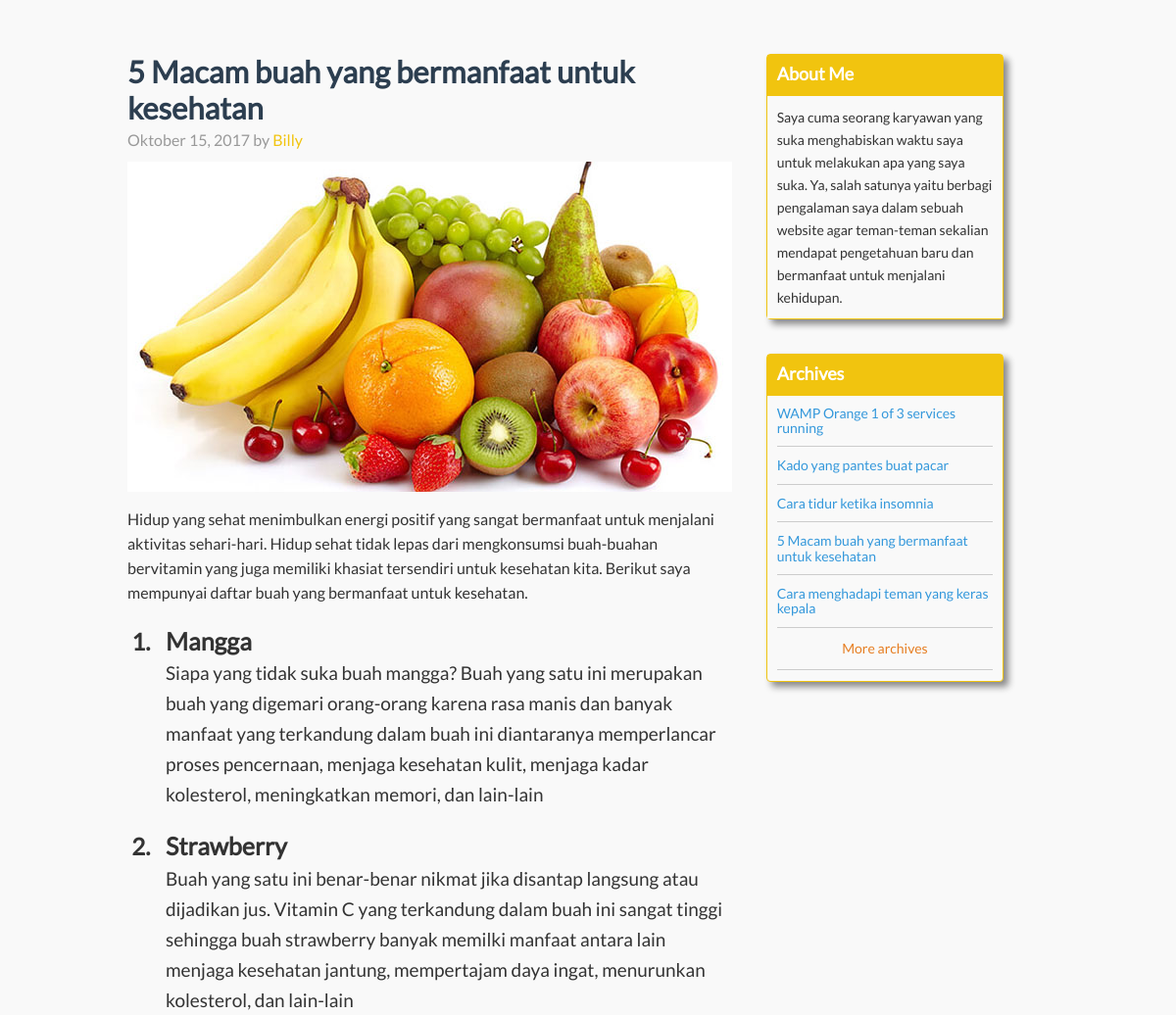
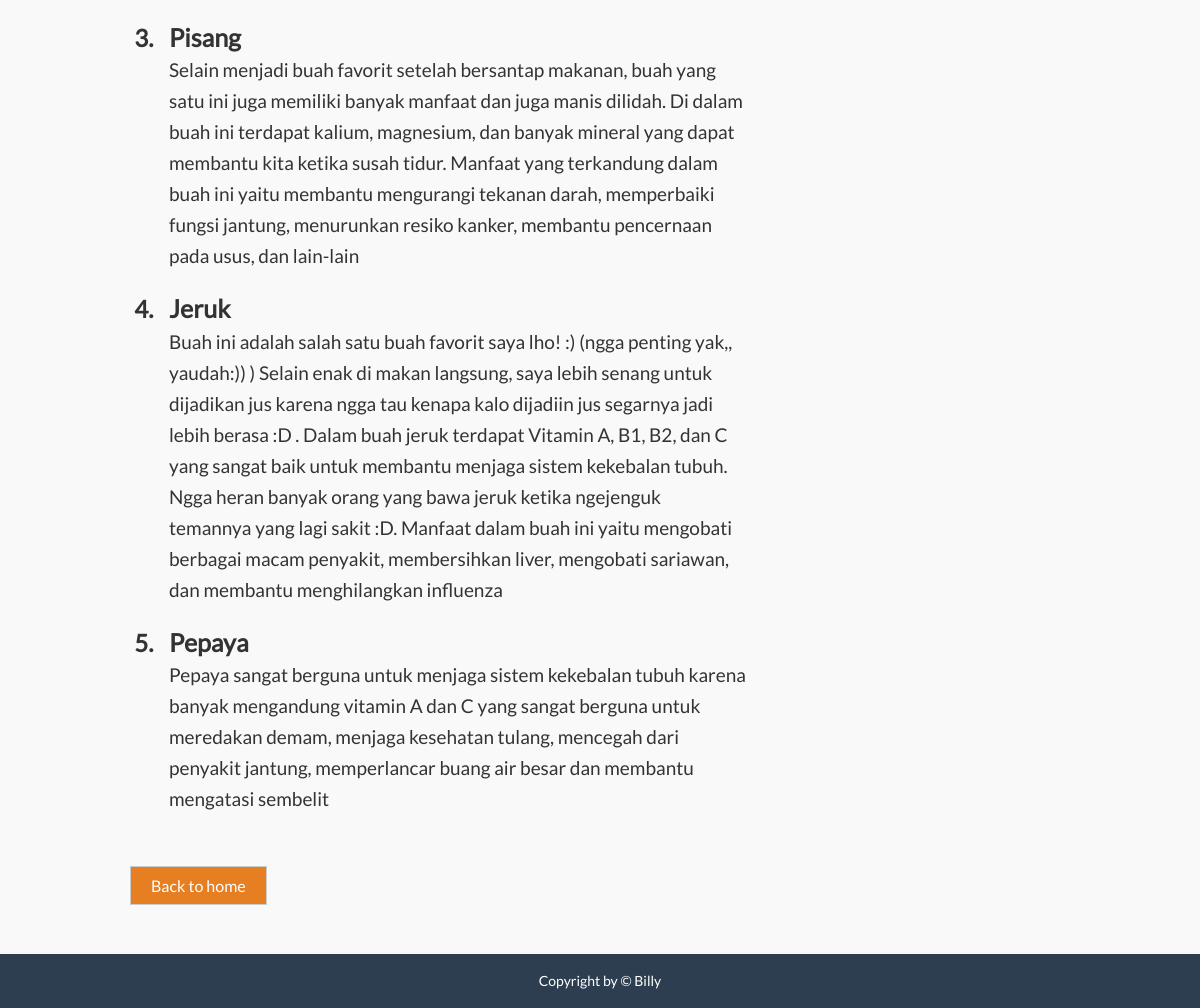
Screenshot of /5-macam-buah-yang-bermanfaat-untuk-kesehatan with the database file from the repository (2 pictures, top to bottom).
### tables this page shows
CREATE TABLE IF NOT EXISTS `tutorial` (
  `id` int(5) NOT NULL AUTO_INCREMENT,
  `title` varchar(200) NOT NULL,
  `meta_description` varchar(500) NOT NULL,
  `meta_keywords` varchar(235) NOT NULL,
  `teaser` varchar(400) NOT NULL,
  `link` varchar(200) NOT NULL,
  `content` varchar(9999) NOT NULL,
  `created_at` date DEFAULT NULL,
  PRIMARY KEY (`id`),
  KEY `INDEX` (`id`)
);

### application/controllers/Home.php (called while the page is built, shortened)
<?php
class Home extends CI_Controller {
	public $chocho = '';
	public $chacha = '';
	public $chichi = '';
	public $robot = '';
	public function metaGenerator($boom){
		$this->chocho = ucfirst(str_replace("-"," ",$this->uri->segment(1)));
	    $this->chacha = "";
	    $this->chichi = "";
		$this->datas = $this->main_model->selectedPage($boom);
		$this->robot = "index, follow";
		if($this->uri->segment(1) == ''){
			$this->chocho = "Artikel bermanfaat / tips berguna untuk kehidupan sehari-hari";
		    $this->chacha = "artikel bermanfaat, artikel berguna, how to, tutorial, tips dan trik";
		    $this->chichi = "Website ini membahas semua artikel bermanfaat atau berbagai macam tips yang berguna untuk membantu memperlancar masalah kehidupan sehari-hari";
		}else if($this->uri->segment(1) == 'updpage' || $this->uri->segment(1) == 'addpage' || $this->uri->segment(1) == 'sakamento'){
			$this->chocho = "";
		    $this->robot = "noindex, nofollow";
		}else if($this->uri->segment(1) == 'list_archives'){
			$this->chocho = "List article tutorialhowtocara";
			$this->chacha = "list article tutorialhowtocara, list archive tutorialhowtocara, archives tutorialhowtocara";
			$this->chichi = "List archives or collection articles of tutorialhowtocara";
		}else{
			if(isset($this->datas['meta_keywords'])){
				$this->chocho = $this->datas['title'];
			    $this->chacha = $this->datas['meta_keywords'];
			    $this->chichi = $this->datas['meta_description'];
			}
		}
	}
	public function other($par){
		$data['full_data'] = $this->main_model->full_data();
		$data['archives'] = $this->main_model->half_archive();
		$data['datas'] = $this->main_model->selectedPage($par);
		$this->metaGenerator($par);
		$data['chocho'] = $this->chocho;
		$data['chacha'] = $this->chacha;
		$data['chichi'] = $this->chichi;
		$data['robot'] = $this->robot;
		if($par=='sakamento'){
			$data['content_page'] = $this->load->view('pages/sakamento',$data,TRUE);
		}else if($par == 'list_archives'){
			$data['content_page'] = $this->load->view('pages/list_archives',$data,TRUE);
		}else if($data['datas']==TRUE){
			$data['content_page'] = $this->load->view('pages/other_pages',$data,TRUE);
		}else{
			$data['content_page'] = $this->load->view('pages/page_not_found',$data,TRUE);
		}
		$this->load->view('index',$data);
	}
}

### index.php (called while the page is built, shortened)
<?php
require_once BASEPATH.'core/CodeIgniter.php';

### application/models/Main_model.php (called while the page is built, shortened)
<?php  if ( ! defined('BASEPATH')) exit('No direct script access allowed');
 class Main_model extends CI_Model {
  public function full_data() {
	$this->db->select('*');
	$this->db->from('tutorial');
	$this->db->order_by('id','desc');
	$query=$this->db->get();
  	return $query->result_array();
  }
  public function half_archive() {
	$this->db->select('*');
	$this->db->from('tutorial');
	$this->db->order_by('id','desc');
	$this->db->limit(5,0);
	$query=$this->db->get();
  	return $query->result_array();
  }
  public function selectedPage($link){
	$this->db->select('*');
	$this->db->from('tutorial');
  	$this->db->where('link', $link);
  	$query=$this->db->get();
  	return $query->row_array();
  }
}
?>

### application/views/index.php (the view, shortened to what this page needs)
<!DOCTYPE html>
<html lang="en">
  <link rel="stylesheet" type="text/css" href="<?php echo base_url();?>assets/css/bootstrap.min.css">
  <link rel="stylesheet" type="text/css" href="<?php echo base_url();?>assets/css/bootstrap-datetimepicker.min.css">
  <link rel="stylesheet" type="text/css" href="<?php echo base_url();?>assets/css/style.css">
  </head>
  <body>
    <div class="overlay_wrap">
    <div class="container">
      <div class="row rowa">
        <div class="col-sm-8 blog-main">
        <?php echo $content_page;?>
          <?php
          if($this->uri->segment(1)!=''){
          ?>
              <ol class="list-backhome">
                <li><a href="<?php echo base_url();?>">Back to home</a></li>
            </ol>
          <?php
          }
          ?>
        </div>
        <div class="col-sm-3 col-sm-offset-1 blog-sidebar">
          <div class="sidebar-module sidebar-module-inset">
            <h4 class="about_me">About Me</h4>
            <p>Saya cuma seorang karyawan yang suka menghabiskan waktu saya untuk melakukan apa yang saya suka. Ya, salah satunya yaitu berbagi pengalaman saya dalam sebuah website agar teman-teman sekalian mendapat pengetahuan baru dan bermanfaat untuk menjalani kehidupan.</p>
          </div>
          <div class="sidebar-module">
            <h4 class="archives">Archives</h4>
              <ol class="list-unstyled">
                <?php
                foreach($archives as $jaja){
                    if($this->uri->segment(1)==''){
                ?>
                    <li><a href="<?php echo $jaja['link'];?>"><h5><?php echo $jaja['title'];?></h5></li>
                <?php
                    }else{
                ?>
                    <li><a href="<?php echo $jaja['link'];?>"><h2><?php echo $jaja['title'];?></h2></li>
                <?php
                    }
                }
                ?>
                <li class="more_arch"><a href="list_archives">More archives</a></li>
              </ol>
          </div>
        </div>
      </div>
    </div>
    <footer>
      <p>Copyright by &#169; Billy</p>
    </footer>
    </div>
  </body>
</html>

### application/views/pages/other_pages.php
<?php
	$exp = explode("-",$datas['created_at']);
	if($exp[1]=='01'){
		$bln = 'Januari';
	}else if($exp[1]=='02'){
		$bln = 'Februari';
	}else if($exp[1]=='03'){
		$bln = 'Maret';
	}else if($exp[1]=='04'){
		$bln = 'April';
	}else if($exp[1]=='05'){
		$bln = 'Mei';
	}else if($exp[1]=='06'){
		$bln = 'Juni';
	}else if($exp[1]=='07'){
		$bln = 'Juli';
	}else if($exp[1]=='08'){
		$bln = 'Agustus';
	}else if($exp[1]=='09'){
		$bln = 'September';
	}else if($exp[1]=='10'){
		$bln = 'Oktober';
	}else if($exp[1]=='11'){
		$bln = 'November';
	}else if($exp[1]=='12'){
		$bln = 'Desember';
	}
	$datey = $bln." ".$exp[2].", ".$exp[0];
?>
	<div class="blog-post other_page" id="post_01">
		<h1><?php echo $datas['title'];?></h1>
		<p class="blog-post-meta"><?php echo $datey;?> by <a href="#">Billy</a></p>
	 	<img class="img_blog" src="<?php echo base_url()."assets/images/".$datas['id'];?>.jpg" width="100%" alt="<?php echo $datas['title'];?>" />
	 	<p class="parag"><?php echo $datas['teaser'];?></p>
		<?php echo $datas['content'];?>
	</div>

### assets/css/style.css (style rules this page uses)
h1, .h1, h2, .h2, h3, .h3, h4, .h4, h5, .h5, h6, .h6 { margin-top: 0; font-family: "Lato"; font-weight: normal; color: #333; }
@media (min-width: 1200px) { .container { width: 970px; } }
.blog-main { font-size: 16px; line-height: 1.5; }
.sidebar-module { margin: 0 -15px 35px; border-radius: 4px; border:solid 1px #f1c40f; background:#f9f9f9; box-shadow: 5px 5px 7px #888888; }
.sidebar-module-inset p:last-child, .sidebar-module-inset ul:last-child, .sidebar-module-inset ol:last-child { margin-bottom: 0; }
.sidebar-module > p { background: #f9f9f9; color:#333; padding: 0 10px 10px 10px; line-height: 23px; }
.blog-post { margin-bottom: 60px; }
.blog-post-meta { margin-top:1px; margin-bottom: 0; color: #999; }
.blog-post-meta a { color:#f1c40f; }
body { font-family: "Lato"; background: #f9f9f9; }
h1 { font-size: 38px; text-align: center; color: #333; font-weight: bold; }
.other_page h1 { font-size: 31px; color: #2c3e50; padding: 0 0 0 0; margin: 0 20px 2px 0; text-align: left; line-height: 37px; }
.overlay_wrap { width:100%; padding:0 0 100px 0; }
ul.list_1, ul.list_2 { list-style-type: decimal; margin:0; padding:0; font-size:24px; padding-left: 28px; color:#c1c1bf; }
footer { padding:17px 0; background:#2c3e50; position: fixed; bottom:0; width: 100%; }
footer p { text-align: center; color:#fff; margin-bottom:0; }
.list-unstyled { padding: 0 10px 0 10px; }
.list-unstyled > li { margin-bottom: 11px; border-bottom: solid 1px #ccc; padding-bottom: 11px; }
.list-unstyled > li h2 { font-size: 14px; color:#3498db; margin-bottom:0; }
.list-backhome { list-style-type:none; padding:0; margin-top:30px; }
.list-backhome > li { margin-bottom: 7px; }
.list-backhome > li > a { margin-bottom: 7px; border: solid 1px #ccc; padding: 9px 20px; background: #e67e22; color:#fff; }
.rowa { margin-top:55px; }
ul.list_2 li { margin-bottom: 20px; font-weight:bold; color:#333; padding-left: 11px; }
.more_arch { text-align: center; }
.more_arch > a { color:#e67e22; }
.parag { color:#333; margin-bottom: 20px; line-height: 25px; }
.list_2 h3 { font-size:25px; color: #333; margin: 0 0 0 0; font-weight: bold; margin-bottom: 3px; }
ul > li > p { font-size:19px; font-weight:normal; color:#333; line-height: 31px; }
.blog-sidebar { margin-left:20px; }
h4.archives, h4.about_me { color: #fff; font-weight: bold; background: #f1c40f; padding: 10px; border-bottom: solid 2px #f1c40f; }
.img_blog { margin: 10px 0 15px 0; }

### rows the page displays
tutorial: title "5 Macam buah yang bermanfaat untuk kesehatan", created_at "Oktober 15, 2017", teaser "Hidup yang sehat menimbulkan energi positif yang sangat bermanfaat untuk menjalani aktivitas sehari-hari. Hidup sehat tidak lepas dari mengkonsumsi buah-buahan bervitamin yang juga memiliki khasiat tersendiri untuk kesehatan kita. Berikut saya mempunyai daftar buah yang bermanfaat untuk kesehatan.", content "Mangga Siapa yang tidak suka buah mangga? Buah yang satu ini merupakan buah yang digemari orang-orang karena rasa manis dan banyak manfaat yang terkandung dalam buah ini diantaranya memperlancar proses pencernaan, menjaga kesehatan kulit, menjaga kadar kolesterol, meningkatkan memori, dan lain-lain Strawberry Buah yang satu ini benar-benar nikmat jika disantap langsung atau dijadikan jus. Vitamin C yang terkandung dalam buah ini sangat tinggi sehingga buah strawberry banyak memilki manfaat antara lain menjaga kesehatan jantung, mempertajam daya ingat, menurunkan kolesterol, dan lain-lain Pisang Selain menjadi buah favorit setelah bersantap makanan, buah yang satu ini juga memiliki banyak…"
tutorial: title "WAMP Orange 1 of 3 services running"
tutorial: title "Kado yang pantes buat pacar"
tutorial: title "Cara tidur ketika insomnia"
tutorial: title "Cara menghadapi teman yang keras kepala"
